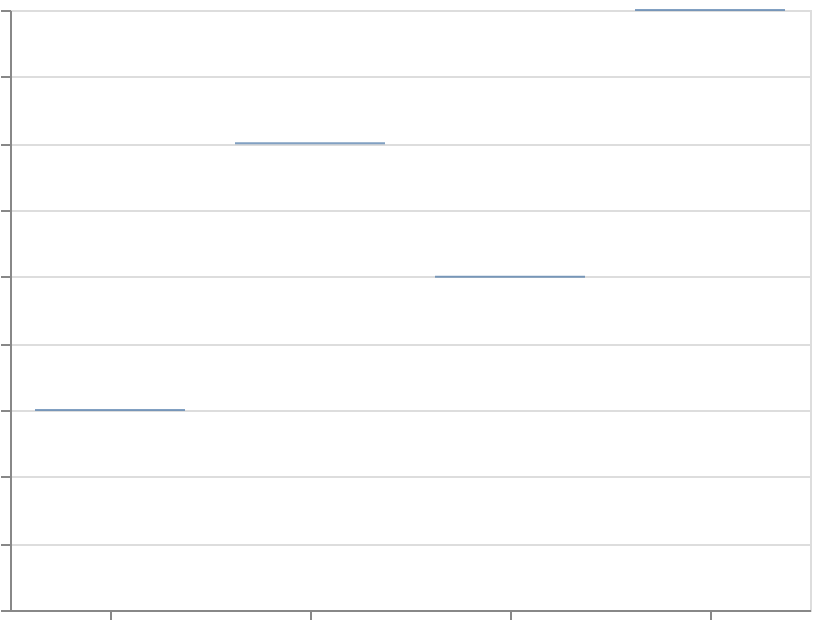

Vega-Lite specification for this chart:
### Vega-Lite specification from a JSON file in a GitHub repository (floating-point values rounded to 4 significant figures)
{"$schema": "https://vega.github.io/schema/vega-lite/v6.json", "width": 400, "height": 300, "padding": 5, "autosize": "none", "data": {"name": "table", "values": [{"x": "a", "y": 3}, {"x": "b", "y": 7}, {"x": "c", "y": 5}, {"x": "d", "y": 9}]}, "mark": "tick", "encoding": {"x": {"field": "x", "type": "nominal", "axis": {"labels": false, "title": null}}, "y": {"field": "y", "type": "quantitative", "axis": {"labels": false, "title": null}}}}
